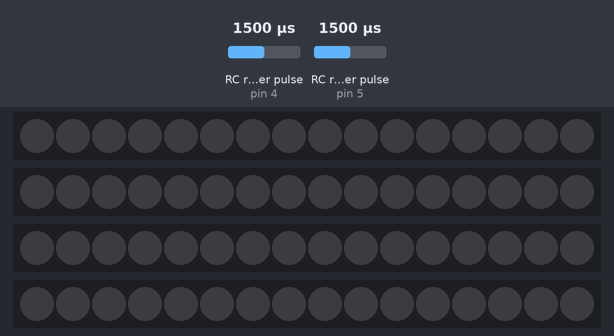
A sketch run on a simulated Arduino Uno, built with avr-gcc and run on an emulated ATmega328P. On the bench: 4 × 16 RGB LEDs in strip order, left to right. Wiring (inferred from the names in the program): 2 × RC receiver channel: data pin 4 / data pin 5. The test bench sets the inputs (shaded band); at power-on: RC receiver pulse (sensors on pin 4, pin 5) 1500 µs.

Above: at 1.2 s.
1.3 s: RC receiver pulse (sensor on pin 4) set to 1020 µs
At 2.3 s:
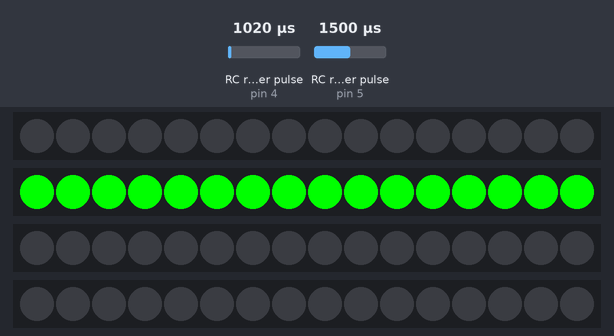
3.0 s: RC receiver pulse (sensor on pin 5) set to 1020 µs
At 4.2 s:
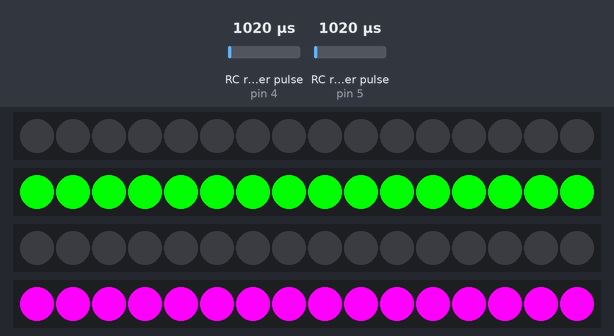
4.8 s: RC receiver pulse (sensor on pin 4) set to 1250 µs
At 6.1 s:
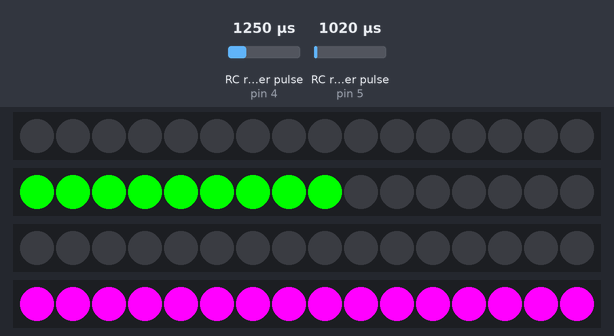
6.7 s: RC receiver pulse (sensor on pin 5) set to 1088 µs
8.4 s: RC receiver pulse (sensor on pin 5) set to 1113 µs
10.8 s: RC receiver pulse (sensor on pin 4) set to 1500 µs
At 12.0 s:
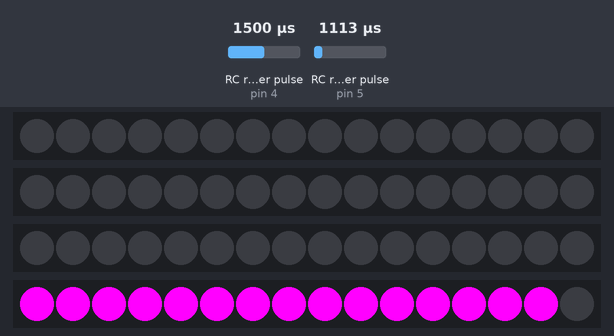
Timing chart, 0 to 13.8 s (numbered marks = the images above; inputs shaded):
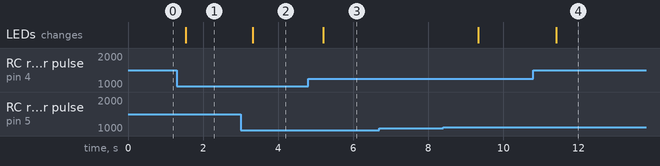

The sketch:

QuadcopterLED.ino
```cpp
// Using a library from adafruit to drive these LEDs
#include <Adafruit_NeoPixel.h>


//#define ENABLE_SERIAL 1

#define ELEVATOR_PIN 4
#define AILERON_PIN 5
#define FORWARD_PIN 6
#define BACKWARD_PIN 7
#define LEFT_PIN 8
#define RIGHT_PIN 9

#define MAX_SIGNAL_MS 1900
#define CENTER_SIGNAL_MS 1500
#define MIN_SIGNAL_MS 1100
#define LED_COUNT 16


Adafruit_NeoPixel forwardStrip = Adafruit_NeoPixel(LED_COUNT, FORWARD_PIN, NEO_GRB + NEO_KHZ800);
Adafruit_NeoPixel backwardStrip = Adafruit_NeoPixel(LED_COUNT, BACKWARD_PIN, NEO_GRB + NEO_KHZ800);
Adafruit_NeoPixel leftStrip = Adafruit_NeoPixel(LED_COUNT, LEFT_PIN, NEO_GRB + NEO_KHZ800);
Adafruit_NeoPixel rightStrip = Adafruit_NeoPixel(LED_COUNT, RIGHT_PIN, NEO_GRB + NEO_KHZ800);

uint16_t aileron;
uint16_t elevator;

uint16_t lastAileron = 0;
uint16_t lastElevator = 0;
uint16_t lastForward = 0;
uint16_t lastBackward = 0;
uint16_t lastLeft = 0;
uint16_t lastRight = 0;

// IMPORTANT: To reduce NeoPixel burnout risk, add 1000 uF capacitor across
// pixel power leads, add 300 - 500 Ohm resistor on first pixel's data input
// and minimize distance between Arduino and first pixel.  Avoid connecting
// on a live circuit...if you must, connect GND first.

void setup() {

  pinMode(ELEVATOR_PIN, INPUT); // Set our input pins as such
  pinMode(AILERON_PIN, INPUT);

#if defined(ENABLE_SERIAL)
  Serial.begin(9600); // Pour a bowl of Serial
#endif


  forwardStrip.begin();
  forwardStrip.show(); // Initialize all pixels to 'off'
  backwardStrip.begin();
  backwardStrip.show();
  leftStrip.begin();
  leftStrip.show();
  rightStrip.begin();
  rightStrip.show();
}

void loop() {

    aileron = pulseIn(AILERON_PIN, HIGH, 2200); // each channel
    if(aileron != 0){
      if(aileron != lastAileron){
        if(aileron >= CENTER_SIGNAL_MS){
          uint16_t delta = aileron - CENTER_SIGNAL_MS;
          int left = map(delta, 0, MAX_SIGNAL_MS - CENTER_SIGNAL_MS, 0, LED_COUNT);
          leftStripMagnitude(left, leftStrip.Color(0, 0, 255), 10);
          lastLeft = left;
          if(lastRight != 0){
            lastRight = 0;
            rightStripMagnitude(0, rightStrip.Color(0, 0, 0), 10);
          }
        } else {
          uint16_t delta = CENTER_SIGNAL_MS - aileron;
          int right = map(delta, 0, MAX_SIGNAL_MS - CENTER_SIGNAL_MS, 0, LED_COUNT);
          rightStripMagnitude(right, rightStrip.Color(255, 0, 255), 10);
          lastRight = right;
          if(lastLeft != 0){
            lastLeft = 0;
            leftStripMagnitude(0, leftStrip.Color(0, 0, 0), 10);
          }
        }
#if defined(ENABLE_SERIAL)
        Serial.print("Aileron: ");
        Serial.println(aileron);
#endif
        lastAileron = aileron;
      }
    }


    elevator = pulseIn(ELEVATOR_PIN, HIGH, 2200); // Read the pulse width of
    if(elevator != 0){
      if(elevator != lastElevator){
        if(elevator >= CENTER_SIGNAL_MS){
          uint16_t delta = elevator - CENTER_SIGNAL_MS;
          int forward = map(delta, 0, MAX_SIGNAL_MS - CENTER_SIGNAL_MS, 0, LED_COUNT);
          forwardStripMagnitude(forward, forwardStrip.Color(255, 0, 0), 10);
          lastForward = forward;
          if(lastBackward != 0){
            lastBackward = 0;
            backwardStripMagnitude(0, forwardStrip.Color(0, 0, 0), 10);
          }
        } else {
          uint16_t delta = CENTER_SIGNAL_MS - elevator;
          int backward = map(delta, 0, MAX_SIGNAL_MS - CENTER_SIGNAL_MS, 0, LED_COUNT);
          backwardStripMagnitude(backward, forwardStrip.Color(0, 255, 0), 10);
          lastBackward = backward;
          if(lastForward != 0){
            lastForward = 0;
            forwardStripMagnitude(0, forwardStrip.Color(0, 0, 0), 10);
          }
        }
#if defined(ENABLE_SERIAL)
        Serial.print("Elevator: ");
        Serial.println(elevator);
#endif
        lastElevator = elevator;
      }
    }


}


void forwardStripMagnitude(uint32_t m, uint32_t c, uint8_t wait) {
  for(uint16_t i=0; i<forwardStrip.numPixels(); i++){
    forwardStrip.setPixelColor(i, forwardStrip.Color(0, 0, 0));
  }

  for(uint16_t i=0; i<m; i++) {
    forwardStrip.setPixelColor(i, c);
  }
  forwardStrip.show();
}

void backwardStripMagnitude(uint32_t m, uint32_t c, uint8_t wait) {
  for(uint16_t i=0; i<backwardStrip.numPixels(); i++){
    backwardStrip.setPixelColor(i, backwardStrip.Color(0, 0, 0));
  }

  for(uint16_t i=0; i<m; i++) {
    backwardStrip.setPixelColor(i, c);
  }
  backwardStrip.show();
}
void leftStripMagnitude(uint32_t m, uint32_t c, uint8_t wait) {
  for(uint16_t i=0; i<leftStrip.numPixels(); i++){
    leftStrip.setPixelColor(i, leftStrip.Color(0, 0, 0));
  }

  for(uint16_t i=0; i<m; i++) {
    leftStrip.setPixelColor(i, c);
  }
  leftStrip.show();
}
void rightStripMagnitude(uint32_t m, uint32_t c, uint8_t wait) {
  for(uint16_t i=0; i<rightStrip.numPixels(); i++){
    rightStrip.setPixelColor(i, rightStrip.Color(0, 0, 0));
  }

  for(uint16_t i=0; i<m; i++) {
    rightStrip.setPixelColor(i, c);
  }
  rightStrip.show();
}
```

Measured:
- after the input at 1.3 s, the LEDs: change after 0.24 s (image 1)
- after the input at 3.0 s, the LEDs: change after 0.32 s (image 2)
- after the input at 4.8 s, the LEDs: change after 0.40 s (image 3)
- after the input at 6.7 s, every drawn part: stays the same
- after the input at 10.8 s, the LEDs: change after 0.60 s (image 4)
